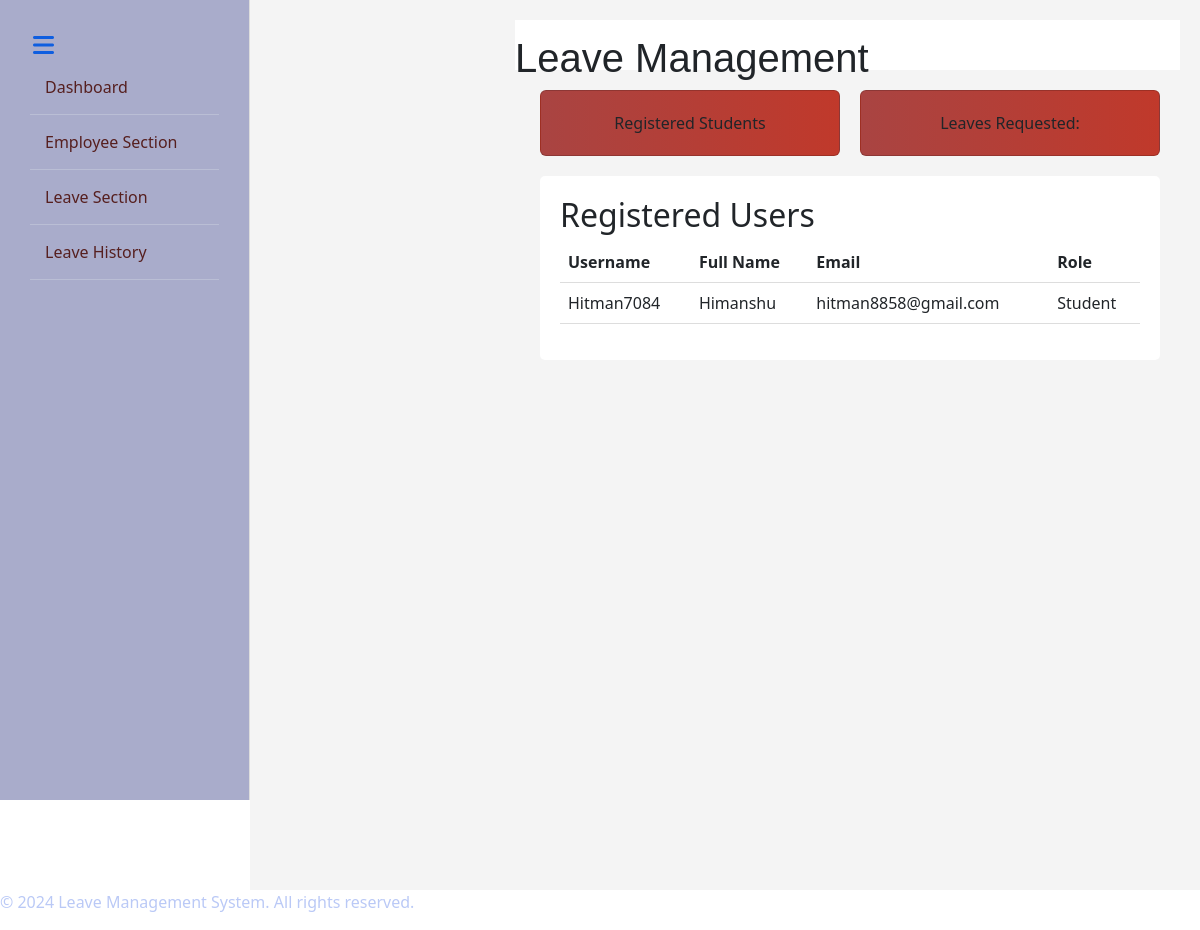
The page /dashboard_incharge/ (signed in) on the database as committed earlier.
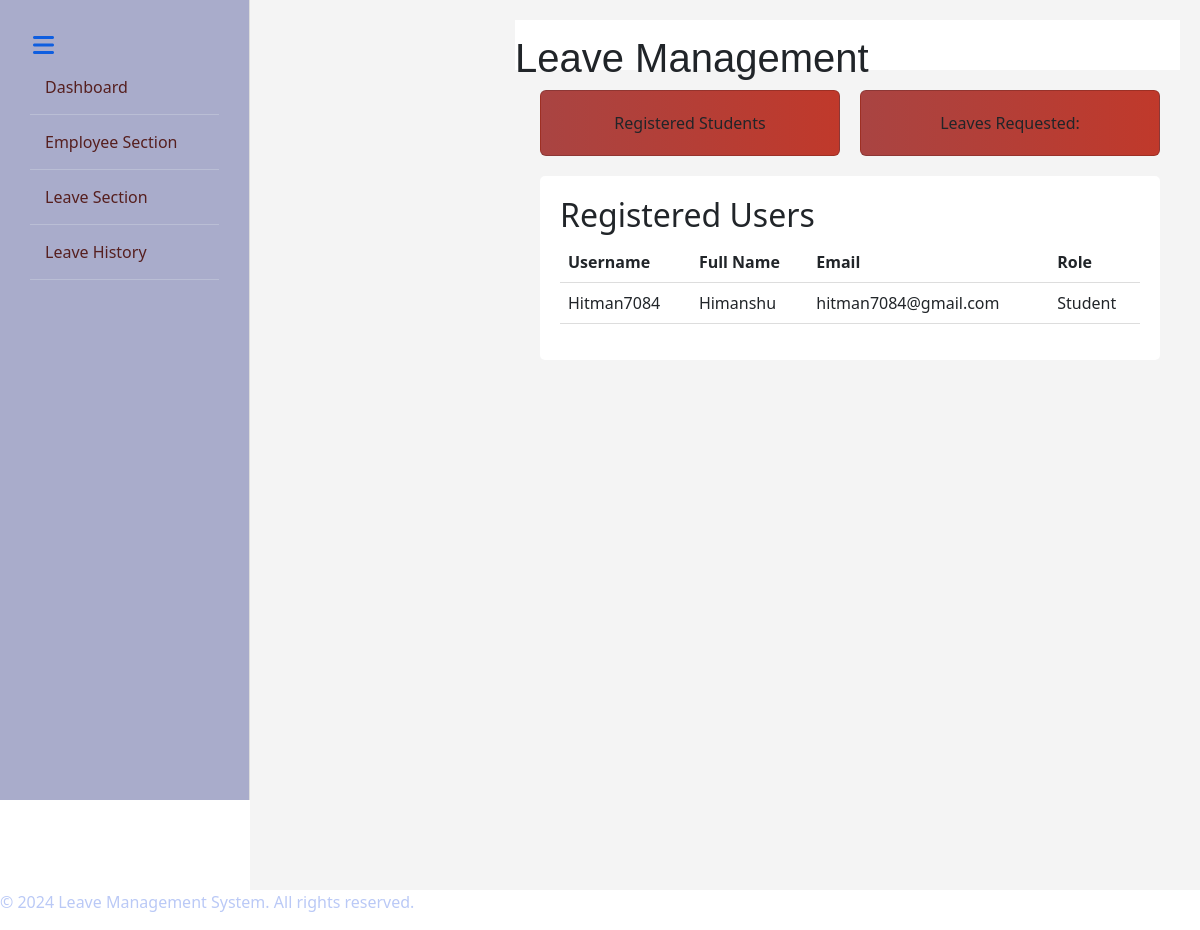
The same page on the database as committed later.
### clmsapp/models.py (models this page shows, shortened)
class User(AbstractUser):
    ROLES = [
        ('Professor', 'Professor'),
        ('Dean', 'Dean'),
        ('Incharge', 'Incharge'),
        ('Student', 'Student'),
    ]
    full_name = models.CharField(max_length=100)
    role = models.CharField(max_length=20, choices=ROLES, default='Student')

### clmsapp/views.py (the view)
# urls.py: path('dashboard_incharge/', views.dashboard_incharge, name='dashboard_incharge'),
@login_required
def dashboard_incharge(request):
    users = User.objects.all()
    return render(request, 'dashboard_incharge.html', {'users': users})

### templates/dashboard_incharge.html (shortened to what this page needs)
{% extends "base.html" %}
{% load static %}
{% block content %}
<div class="navbar">
    <nav>Leave Management</nav>
</div>
<div class="sidebar">
    <ul>
        <li>Dashboard</li>
        <li>Employee Section</li>
        <li>Leave Section</li>
        <li>Leave History</li>
    </ul>
</div>
<div class="main-content">
    <div class="dashboard-cards">
        <div class="card">Registered Students</div>
        <div class="card">Leaves Requested:</div>
    </div>
    <div class="table-container">
        <h2>Registered Users</h2>
        <table class="table">
            <thead>
                <tr>
                    <th>Username</th>
                    <th>Full Name</th>
                    <th>Email</th>
                    <th>Role</th>
                </tr>
            </thead>
            <tbody>
                {% for user in users %}
                <tr>
                    <td>{{ user.username }}</td>
                    <td>{{ user.full_name }}</td>
                    <td>{{ user.email }}</td>
                    <td>{{ user.role }}</td>
                </tr>
                {% endfor %}
            </tbody>
        </table>
    </div>
</div>
{% endblock %}

### templates/base.html (shortened to what this page needs)
{% load static %}
<!DOCTYPE html>
<html lang="en">
<head>
    <link rel="stylesheet" href="{% static 'css/base.css' %}">
    <link rel="stylesheet" href="https://cdn.jsdelivr.net/npm/bootstrap@5.3.0/dist/css/bootstrap.min.css">
    <link rel="stylesheet" href="https://cdnjs.cloudflare.com/ajax/libs/font-awesome/6.4.2/css/all.min.css">
</head>
<body class="admiral">
    <div class="d-flex">
        <div class="sidebar" id="sidebar">
            <button class="btn btn-link" id="sidebar-toggle">
                <i class="fas fa-bars"></i>
            </button>
        </div>
        <div class="main-content flex-grow-1" id="main-content">
            {% block content %}
            {% endblock %}
        </div>
    </div>
    {% block footer %}
    <footer>
        <p>&copy; 2024 Leave Management System. All rights reserved.</p>
    </footer>
    {% endblock %}
</body>
</html>

### static/css/base.css (style rules this page uses)
body { background-color: #f9f9f9; font-family: Arial, sans-serif; }
.sidebar { width: 250px; background-color: #f8f9fa; padding: 20px; height: 100vh; position: fixed; top: 0; left: 0; border-right: 1px solid #ddd; transition: width 0.3s; }
#sidebar-toggle { margin-bottom: 20px; font-size: 24px; }
.main-content { margin-left: 250px; transition: margin-left 0.3s; }
.sidebar { color: rgb(13, 56, 94); width: 250px; height: 100vh; background: #1b237435; position: fixed; top: 0; left: 0; padding-top: 20px; color: rgb(86, 31, 31); }
.sidebar ul { list-style: none; padding: 10px; margin-top: 30px; }
.sidebar ul li { padding: 15px; cursor: pointer; border-bottom: 1px solid rgba(255, 255, 255, 0.2); }
.navbar { background-color: white; display: flex; align-items: center; height: 50px; font-family: sans-serif; font-size: 40px; margin-left: 245px; }
.main-content { margin-left: 250px; padding: 20px; background: #f4f4f4; min-height: 100vh; transition: margin-left 0.3s; }
.dashboard-cards { display: flex; gap: 20px; }
.card { background: linear-gradient(to right, #a94442, #c0392b); color: white; padding: 20px; flex: 1; border-radius: 5px; text-align: center; }
.table-container { background: white; padding: 20px; margin-top: 20px; border-radius: 5px; }
.table { width: 100%; border-collapse: collapse; }
.table th, .table td { padding: 10px; border-bottom: 1px solid #ddd; text-align: left; }
.table th { background: #f4f4f4; }
footer { color: #BAC9F6; }

Rows that differ between the two databases and show on the page:
changed User "Hitman7084": email "hitman8858@gmail.com" → "hitman7084@gmail.com"
